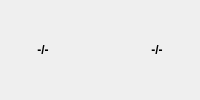
  <widget class="QDockWidget" name="dockWidget_magnify">
   <property name="windowTitle">
    <string>magnify</string>
   </property>
   <attribute name="dockWidgetArea">
    <number>8</number>
   </attribute>
   <widget class="QWidget" name="dockWidgetContents_3">
    <layout class="QGridLayout" name="gridLayout_2" columnstretch="5,1,5">
     <item row="0" column="2">
      <widget class="QLabel" name="label_magnifyActualNominal">
       <property name="sizePolicy">
        <sizepolicy hsizetype="Ignored" vsizetype="Ignored">
         <horstretch>0</horstretch>
         <verstretch>0</verstretch>
        </sizepolicy>
       </property>
       <property name="font">
        <font>
         <weight>75</weight>
         <bold>true</bold>
        </font>
       </property>
       <property name="text">
        <string>-/-</string>
       </property>
       <property name="scaledContents">
        <bool>true</bool>
       </property>
       <property name="alignment">
        <set>Qt::AlignCenter</set>
       </property>
      </widget>
     </item>
     <item row="0" column="1">
      <spacer name="horizontalSpacer_2">
       <property name="orientation">
        <enum>Qt::Horizontal</enum>
       </property>
       <property name="sizeType">
        <enum>QSizePolicy::Fixed</enum>
       </property>
       <property name="sizeHint" stdset="0">
        <size>
         <width>40</width>
         <height>20</height>
        </size>
       </property>
      </spacer>
     </item>
     <item row="0" column="0">
      <widget class="QLabel" name="label_magnifyName">
       <property name="sizePolicy">
        <sizepolicy hsizetype="Ignored" vsizetype="Ignored">
         <horstretch>0</horstretch>
         <verstretch>0</verstretch>
        </sizepolicy>
       </property>
       <property name="font">
        <font>
         <weight>75</weight>
         <bold>true</bold>
        </font>
       </property>
       <property name="text">
        <string>-/-</string>
       </property>
       <property name="scaledContents">
        <bool>true</bool>
       </property>
       <property name="alignment">
        <set>Qt::AlignCenter</set>
       </property>
      </widget>
     </item>
    </layout>
   </widget>
  </widget>
